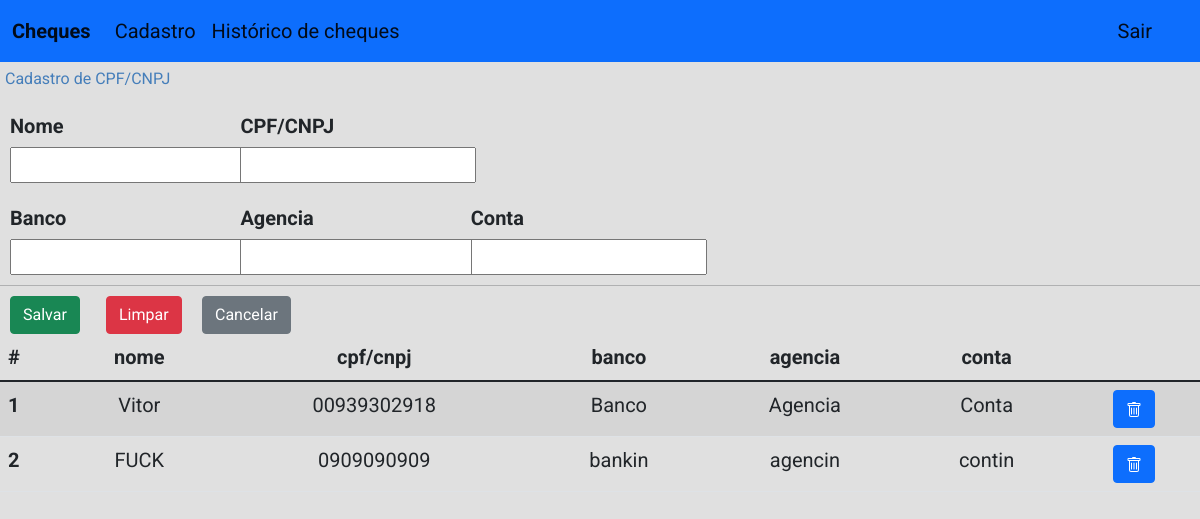
The app's page /cheques/cadastro/ (signed in) with its own data.
### cheques/models.py (models this page shows)
class Empresa(models.Model):
    nome = models.CharField(max_length=50)
    cpfpj = models.CharField(max_length=50, unique=True)
    conta = models.CharField(max_length=50, blank=True, null=True)
    banco = models.CharField(max_length=50, blank=True, null=True)
    agencia = models.CharField(max_length=50, blank=True, null=True)
    user = models.ForeignKey(settings.AUTH_USER_MODEL,on_delete=models.CASCADE)
    dt_record = models.DateField()

### cheques/views.py (the view)
# urls.py: path("cadastro/", views.cadastro, name="cadastro"),
@login_required
def cadastro(request):
    user = request.user.id
    lista_cheques = Cheque.objects.filter(user=user)
    lista_empresas = Empresa.objects.filter(user=user)
    context = {
        "lista_cheques": lista_cheques,
        "lista_empresas": lista_empresas,
    }
    return render(request, "cheques/cadastro.html", context)

### cheques/templates/cheques/cadastro.html (shortened to what this page needs)
<!DOCTYPE html>
<html lang="en">
<head>
    {% load static %}
    <link rel="stylesheet" href="{% static 'css/bootstrap.min.css' %}">
    <link rel="stylesheet" href="{% static 'css/bootstrap.css' %}">
    <link rel="stylesheet" href="{% static 'novo.css' %}">
</head>
<body>
    <nav class="navbar navbar-expand-lg navbar-light bg-primary header">
        <div class="container-fluid">
            <a class="navbar-brand" href="/cheques"><strong>Cheques</strong></a>
            <div class="collapse navbar-collapse" id="navbarNav">
                <ul class="navbar-nav">
                    <li class="nav-item">
                        <a class="nav-link active" aria-current="page" href="/cheques/cadastro/">Cadastro</a>
                    </li>
                    <li class="nav-item">
                        <a class="nav-link active" aria-current="page" href="/cheques/hist">Histórico de cheques</a>
                    </li>
                    <li class="nav-item">
                        <a class="nav-link active logout" aria-current="page" href="/cheques/logout">Sair</a>
                    </li>
                </ul>
            </div>
        </div>
    </nav>
    <form action="{% url 'addcadastro' %}" method="post">
        <p class="tl-filtro">Cadastro de CPF/CNPJ</p>
        <div class="container filtros">
            <div>
                <div class="row justify-content-start labels row-cols-5">
                    <div class="col">
                        <p class="valor">Nome</p>
                    </div>
                    <div class="col">
                        <p class="valor">CPF/CNPJ</p>
                    </div>
                </div>
                <div class="row row-cols-5">
                    <div class="col">
                        <input type="text" id="nome" name="nome">
                    </div>
                    <div class="col">
                        <input type="text" id="cpfpj" name="cpfpj">
                    </div>
                </div>
            </div>
            <div>
                <div class="row row justify-content-start labels row-cols-5">
                    <div class="col row-cols-5">
                        <p class="valor">Banco</p>
                    </div>
                    <div class="col">
                        <p class="valor">Agencia</p>
                    </div>
                    <div class="col">
                        <p class="valor">Conta</p>
                    </div>
                </div>
                <div class="row row-cols-5">
                    <div class="col">
                        <input type="text" id="banco" name="banco">
                    </div>
                    <div class="col">
                        <input type="text" id="agencia" name="agencia">
                    </div>
                    <div class="col">
                        <input type="text" id="conta" name="conta">
                    </div>
                </div>
            </div>
        </div>
        <hr>
        <div class="container ordens">
            <div class="row">
                <div class="col-1">
                    <button type="submit" method="post" class="btn btn-success">Salvar</button>
                </div>
                <div class="col-1">
                    <a class="btn btn-danger" href="/cheques/cadastro">Limpar</a>
                </div>
                <div class="col-1">
                    <a class="btn btn-secondary" href="/cheques">Cancelar</a>
                </div>
            </div>
        </div>
    </form>
    {%if lista_empresas%}
    <table class="table table-striped cheques">
        <thead>
            <tr>
                <th scope="col">#</th>
                <th style="text-align: center;" scope="col">nome</th>
                <th style="text-align: center;" scope="col">cpf/cnpj</th>
                <th style="text-align: center;" scope="col">banco</th>
                <th style="text-align: center;" scope="col">agencia</th>
                <th style="text-align: center;" scope="col">conta</th>
            </tr>
        </thead>
        <tbody>
            {% for empresa in lista_empresas %}
            <tr>
                <th scope="row">{{ forloop.counter }}</th>
                <td style="text-align: center;">{{ empresa.nome }}</td>
                <td style="text-align: center;">{{ empresa.cpfpj }}</td>
                <td style="text-align: center;">{{ empresa.banco }}</td>
                <td style="text-align: center;">{{ empresa.agencia }}</td>
                <td style="text-align: center;">{{ empresa.conta }}</td>
                <td style="text-align: center;">
                    <a class="btn btn-primary" href="{% url 'cadastrodel' id=empresa.id %}" t>
                    </a>
                </td>
            </tr>
            {% endfor %}
        </tbody>
    </table>
    {% else %}
    <p style="margin-left: 5px">Ainda não há pessoas/empresas cadastrados.</p>
    {% endif %}
</body>
</html>

### cheques/static/novo.css (style rules this page uses)
body { background-color: rgb(224, 224, 224); font-family: 'Roboto', sans-serif; font-size: 20px; }
.filtros { margin-left: 10px; padding-left: 0px; }
.ordens { margin-left: 10px; padding-left: 0px; }
.labels { font-weight: bold; }
.valor { margin-top: 20px; height: 20px; }
.header { color: aqua; }
.tl-filtro { margin-left: 5px; margin-bottom: 0px; margin-top: 5px; padding-top: 0px; font-size: 16px; color: #457eba; }
hr { margin-top: 10px; margin-bottom: 10px; }
.logout { height: 30px; text-align: right; right: 40px; position: fixed; }

### records on screen
Empresa: nome "Vitor", cpfpj "00939302918", banco "Banco", agencia "Agencia", conta "Conta"
Empresa: nome "FUCK", cpfpj "0909090909", banco "bankin", agencia "agencin", conta "contin"
